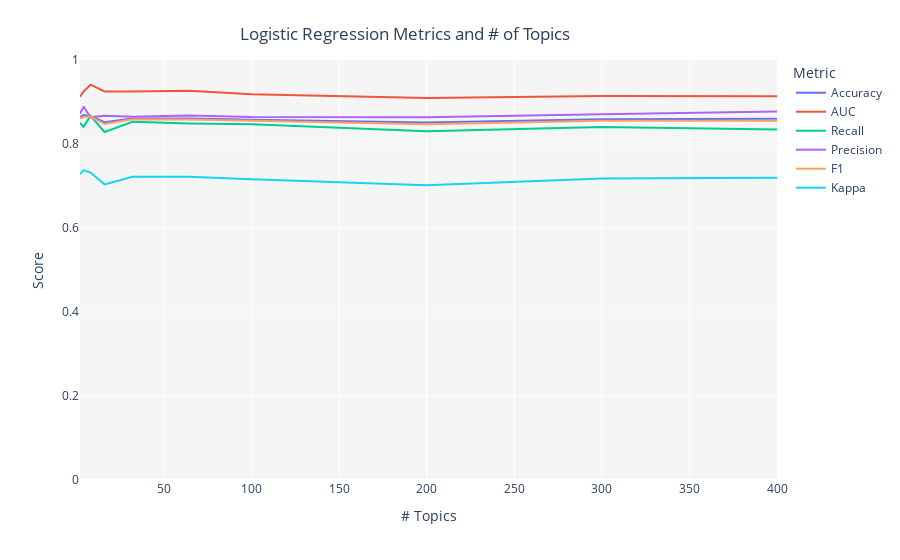

The code cell stored with this chart in its notebook:
### Markdown cell above
The dataset we are using is labelled using `status` column (1 means loan default, 0 means no default). We will now use `tune_model()` function to determine the best number of topics. Best in this case is defined by the measure of interest in supervised machine learning which in this case is `Accuracy` since this is a classification problem. See example below:

### Code cell
tuned_classification = tune_model(model = 'lda', multi_core = True, supervised_target = 'status')

### Figure 1 — Plotly figure (JSON) as saved in the notebook; plotly's stock layout.template omitted (floating-point values rounded to 4 significant figures)
{"data": [{"hovertemplate": "Metric=Accuracy<br># Topics=%{x}<br>Score=%{y}<extra></extra>", "legendgroup": "Accuracy", "line": {"color": "#636efa", "dash": "solid", "shape": "linear"}, "mode": "lines", "name": "Accuracy", "orientation": "v", "showlegend": true, "type": "scatter", "x": [2, 4, 8, 16, 32, 64, 100, 200, 300, 400], "xaxis": "x", "y": [0.864, 0.869, 0.866, 0.852, 0.861, 0.861, 0.858, 0.851, 0.859, 0.86], "yaxis": "y"}, {"hovertemplate": "Metric=AUC<br># Topics=%{x}<br>Score=%{y}<extra></extra>", "legendgroup": "AUC", "line": {"color": "#EF553B", "dash": "solid", "shape": "linear"}, "mode": "lines", "name": "AUC", "orientation": "v", "showlegend": true, "type": "scatter", "x": [2, 4, 8, 16, 32, 64, 100, 200, 300, 400], "xaxis": "x", "y": [0.9127, 0.9249, 0.9413, 0.9253, 0.925, 0.9267, 0.9185, 0.9093, 0.9141, 0.9138], "yaxis": "y"}, {"hovertemplate": "Metric=Recall<br># Topics=%{x}<br>Score=%{y}<extra></extra>", "legendgroup": "Recall", "line": {"color": "#00cc96", "dash": "solid", "shape": "linear"}, "mode": "lines", "name": "Recall", "orientation": "v", "showlegend": true, "type": "scatter", "x": [2, 4, 8, 16, 32, 64, 100, 200, 300, 400], "xaxis": "x", "y": [0.8508, 0.8407, 0.8669, 0.8286, 0.8528, 0.8488, 0.8468, 0.8306, 0.8407, 0.8347], "yaxis": "y"}, {"hovertemplate": "Metric=Precision<br># Topics=%{x}<br>Score=%{y}<extra></extra>", "legendgroup": "Precision", "line": {"color": "#ab63fa", "dash": "solid", "shape": "linear"}, "mode": "lines", "name": "Precision", "orientation": "v", "showlegend": true, "type": "scatter", "x": [2, 4, 8, 16, 32, 64, 100, 200, 300, 400], "xaxis": "x", "y": [0.8719, 0.8891, 0.8635, 0.8671, 0.865, 0.868, 0.8642, 0.8637, 0.8706, 0.8771], "yaxis": "y"}, {"hovertemplate": "Metric=F1<br># Topics=%{x}<br>Score=%{y}<extra></extra>", "legendgroup": "F1", "line": {"color": "#FFA15A", "dash": "solid", "shape": "linear"}, "mode": "lines", "name": "F1", "orientation": "v", "showlegend": true, "type": "scatter", "x": [2, 4, 8, 16, 32, 64, 100, 200, 300, 400], "xaxis": "x", "y": [0.8612, 0.8642, 0.8652, 0.8474, 0.8589, 0.8583, 0.8554, 0.8469, 0.8554, 0.8554], "yaxis": "y"}, {"hovertemplate": "Metric=Kappa<br># Topics=%{x}<br>Score=%{y}<extra></extra>", "legendgroup": "Kappa", "line": {"color": "#19d3f3", "dash": "solid", "shape": "linear"}, "mode": "lines", "name": "Kappa", "orientation": "v", "showlegend": true, "type": "scatter", "x": [2, 4, 8, 16, 32, 64, 100, 200, 300, 400], "xaxis": "x", "y": [0.7279, 0.7379, 0.732, 0.7039, 0.722, 0.7219, 0.7159, 0.7019, 0.7179, 0.7199], "yaxis": "y"}], "layout": {"legend": {"title": {"text": "Metric"}, "tracegroupgap": 0}, "margin": {"t": 60}, "plot_bgcolor": "rgb(245,245,245)", "title": {"text": "Logistic Regression Metrics and # of Topics", "x": 0.45, "xanchor": "center", "y": 0.95, "yanchor": "top"}, "xaxis": {"anchor": "y", "domain": [0, 1], "title": {"text": "# Topics"}}, "yaxis": {"anchor": "x", "domain": [0, 1], "range": [0, 1], "title": {"text": "Score"}}}}
